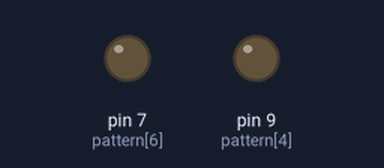
Recording of a sketch running on a simulated Arduino Uno, built with avr-gcc and run on an emulated ATmega328P. On the bench: output pins drawn as LEDs (lit = HIGH). Wiring (inferred from the names in the program): I2C bus: SDA pin 13; SCL pin 11. Random numbers use the default seed unless the sketch sets one; pins used as bus, display or sensor lines are not drawn.

Above: at 1.0 s.
At 12.12 s:
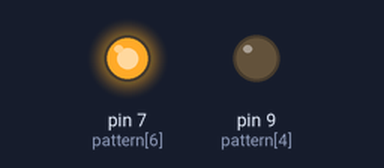
At 21.7 s:
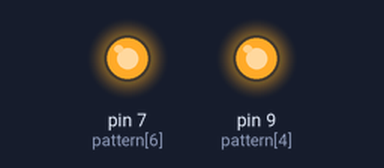
At 40.2 s:
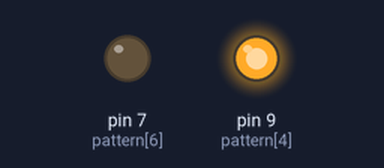
Timing chart, 0 to 41.0 s (numbered marks = the images above):
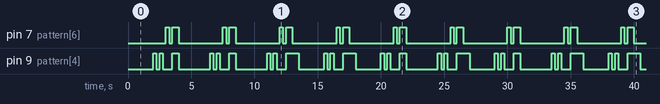

Measured:
- by itself, pin 7 (pattern[6]): repeats every 4.5 s: LOW 0.25 s, HIGH 0.50 s, LOW 3.5 s, HIGH 0.25 s
- by itself, pin 9 (pattern[4]): moves between LOW and HIGH, repeating every 31.5 s

The sketch:

twinkle.ino
```cpp
void setup() {
  // set up a pin for each "note" of twinkle twinkle little star
    pinMode (13, OUTPUT); //first note "twinkle"
    pinMode (11, OUTPUT); // second note "twinkle"
    pinMode (9, OUTPUT); // third note "little"
    pinMode (7, OUTPUT); // fourth note "star"
}

void loop() {
  // put your main code here, to run repeatedly:

  //let's set up an array for our pattern
  //which pins (which LEDs) to turn on in sequence
  int pattern [] = {13, 13, 11, 11, 9, 9, 7};

  //loop through the ENTIRE pattern
  for (int count = 0; count <7; count++) {
    //pattern[count] gives me the note in the
    //pattern that I've counted up to by now
    digitalWrite (pattern [count], HIGH); //turn this light on
   delay (250);
   digitalWrite (pattern [count], LOW); //turn this light off
   delay (250);
  }

  digitalWrite (13, HIGH);
  digitalWrite (11, HIGH);
  digitalWrite (9, HIGH);
  digitalWrite (7, HIGH);
  delay (500);
  digitalWrite (13, LOW);
  digitalWrite (11, LOW);
  digitalWrite (9, LOW);
  digitalWrite (7, LOW);

long randNumber;

  randNumber = random(0,3);
  Serial.println(randNumber);

int pins[] = {13,11,9,7};

int randpin = pins[randNumber];

for (int count = 0; count <10; count++) {
  digitalWrite(randpin, HIGH);
  delay(50);
  digitalWrite(randpin, LOW);

}

}
```
